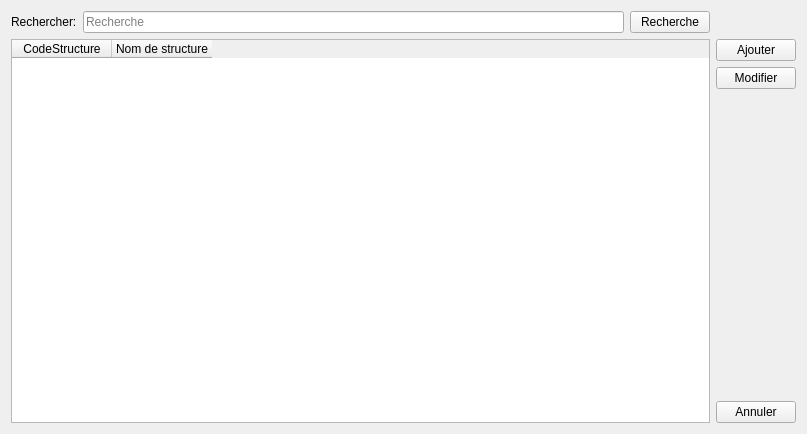
<?xml version="1.0" encoding="UTF-8"?>
<ui version="4.0">
 <class>Form</class>
 <widget class="QWidget" name="Form">
  <property name="geometry">
   <rect>
    <x>0</x>
    <y>0</y>
    <width>807</width>
    <height>434</height>
   </rect>
  </property>
  <property name="windowTitle">
   <string>Structures</string>
  </property>
  <layout class="QGridLayout" name="gridLayout">
   <item row="0" column="0">
    <layout class="QHBoxLayout" name="horizontalLayout">
     <item>
      <widget class="QLabel" name="label">
       <property name="text">
        <string>Rechercher:</string>
       </property>
      </widget>
     </item>
     <item>
      <widget class="QLineEdit" name="lineEdit">
       <property name="placeholderText">
        <string>Recherche</string>
       </property>
      </widget>
     </item>
     <item>
      <widget class="QPushButton" name="pushButton_7">
       <property name="text">
        <string>Recherche</string>
       </property>
      </widget>
     </item>
    </layout>
   </item>
   <item row="1" column="0">
    <widget class="QTableWidget" name="tableWidget">
     <column>
      <property name="text">
       <string>CodeStructure</string>
      </property>
     </column>
     <column>
      <property name="text">
       <string>Nom de structure</string>
      </property>
     </column>
    </widget>
   </item>
   <item row="1" column="1">
    <layout class="QVBoxLayout" name="verticalLayout">
     <item>
      <widget class="QPushButton" name="pushButton">
       <property name="text">
        <string>Ajouter</string>
       </property>
      </widget>
     </item>
     <item>
      <widget class="QPushButton" name="pushButton_2">
       <property name="text">
        <string>Modifier</string>
       </property>
      </widget>
     </item>
     <item>
      <spacer name="verticalSpacer">
       <property name="orientation">
        <enum>Qt::Vertical</enum>
       </property>
       <property name="sizeHint" stdset="0">
        <size>
         <width>20</width>
         <height>40</height>
        </size>
       </property>
      </spacer>
     </item>
     <item>
      <widget class="QPushButton" name="annuler_button">
       <property name="text">
        <string>Annuler</string>
       </property>
      </widget>
     </item>
    </layout>
   </item>
  </layout>
 </widget>
 <resources/>
 <connections>
  <connection>
   <sender>annuler_button</sender>
   <signal>clicked()</signal>
   <receiver>Form</receiver>
   <slot>close()</slot>
   <hints>
    <hint type="sourcelabel">
     <x>759</x>
     <y>412</y>
    </hint>
    <hint type="destinationlabel">
     <x>403</x>
     <y>216</y>
    </hint>
   </hints>
  </connection>
 </connections>
</ui>
